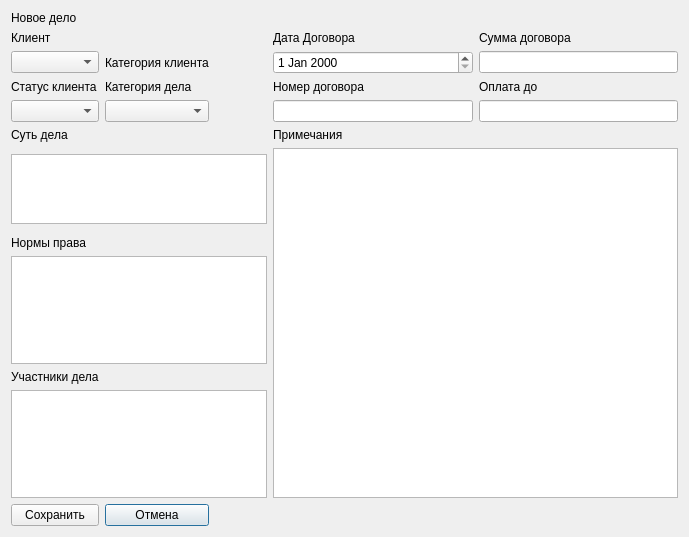
<?xml version="1.0" encoding="UTF-8"?>
<ui version="4.0">
 <class>caseInfoView</class>
 <widget class="QDialog" name="caseInfoView">
  <property name="geometry">
   <rect>
    <x>0</x>
    <y>0</y>
    <width>689</width>
    <height>537</height>
   </rect>
  </property>
  <property name="windowTitle">
   <string>Dialog</string>
  </property>
  <layout class="QGridLayout" name="gridLayout">
   <item row="3" column="4">
    <widget class="QLabel" name="label_12">
     <property name="text">
      <string>Оплата до</string>
     </property>
    </widget>
   </item>
   <item row="2" column="1">
    <widget class="QLabel" name="labelCategoryCl">
     <property name="text">
      <string>Категория клиента</string>
     </property>
    </widget>
   </item>
   <item row="10" column="0" rowspan="2" colspan="3">
    <widget class="QPlainTextEdit" name="textMainPoint"/>
   </item>
   <item row="17" column="1">
    <widget class="QPushButton" name="buttonCancelCase">
     <property name="text">
      <string>Отмена</string>
     </property>
    </widget>
   </item>
   <item row="6" column="3">
    <widget class="QLabel" name="label_10">
     <property name="text">
      <string>Примечания</string>
     </property>
    </widget>
   </item>
   <item row="6" column="0">
    <widget class="QLabel" name="label_4">
     <property name="text">
      <string>Суть дела</string>
     </property>
    </widget>
   </item>
   <item row="15" column="0">
    <widget class="QLabel" name="label_5">
     <property name="text">
      <string>Участники дела</string>
     </property>
    </widget>
   </item>
   <item row="2" column="4">
    <widget class="QLineEdit" name="lineContractSum"/>
   </item>
   <item row="17" column="0">
    <widget class="QPushButton" name="buttonSaveCase">
     <property name="text">
      <string>Сохранить</string>
     </property>
    </widget>
   </item>
   <item row="1" column="0">
    <widget class="QLabel" name="label_2">
     <property name="text">
      <string>Клиент</string>
     </property>
    </widget>
   </item>
   <item row="4" column="3">
    <widget class="QLineEdit" name="lineContractNum"/>
   </item>
   <item row="9" column="3" rowspan="8" colspan="2">
    <widget class="QPlainTextEdit" name="textNotes"/>
   </item>
   <item row="0" column="0">
    <widget class="QLabel" name="label">
     <property name="text">
      <string>Новое дело</string>
     </property>
    </widget>
   </item>
   <item row="3" column="0">
    <widget class="QLabel" name="label_6">
     <property name="text">
      <string>Статус клиента</string>
     </property>
    </widget>
   </item>
   <item row="4" column="1">
    <widget class="QComboBox" name="comboCategoryCase"/>
   </item>
   <item row="2" column="0">
    <widget class="QComboBox" name="comboClientName"/>
   </item>
   <item row="1" column="4">
    <widget class="QLabel" name="label_9">
     <property name="text">
      <string>Сумма договора</string>
     </property>
    </widget>
   </item>
   <item row="16" column="0" colspan="3">
    <widget class="QPlainTextEdit" name="textCaseParts"/>
   </item>
   <item row="3" column="3">
    <widget class="QLabel" name="label_8">
     <property name="text">
      <string>Номер договора</string>
     </property>
    </widget>
   </item>
   <item row="14" column="0" colspan="3">
    <widget class="QPlainTextEdit" name="textRulesOfLaw"/>
   </item>
   <item row="1" column="3">
    <widget class="QLabel" name="label_7">
     <property name="text">
      <string>Дата Договора</string>
     </property>
    </widget>
   </item>
   <item row="4" column="0">
    <widget class="QComboBox" name="comboClientStatus"/>
   </item>
   <item row="4" column="4">
    <widget class="QLineEdit" name="linePayDate"/>
   </item>
   <item row="3" column="1">
    <widget class="QLabel" name="label_3">
     <property name="text">
      <string>Категория дела</string>
     </property>
    </widget>
   </item>
   <item row="13" column="0">
    <widget class="QLabel" name="label_11">
     <property name="text">
      <string>Нормы права</string>
     </property>
    </widget>
   </item>
   <item row="2" column="3">
    <widget class="QDateEdit" name="dateCaseDate"/>
   </item>
  </layout>
 </widget>
 <resources/>
 <connections/>
</ui>
